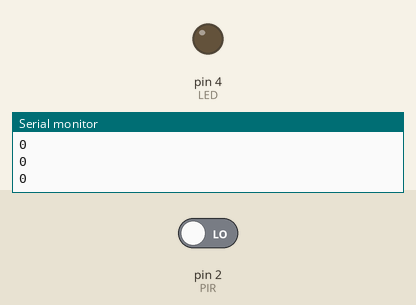
The sketch below on a simulated Arduino Uno, built with avr-gcc and run on an emulated ATmega328P. Shown: output pins drawn as LEDs (lit = HIGH), the last lines printed to the serial monitor. The test bench sets the inputs (shaded band); at power-on: pin 2 (PIR) LOW.

Above: at 1.2 s.
1.3 s: pin 2 (PIR) driven HIGH
At 1.6 s:
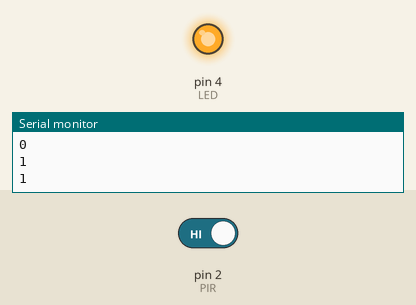
Timing chart, 0 to 4.3 s (numbered marks = the images above; inputs shaded):
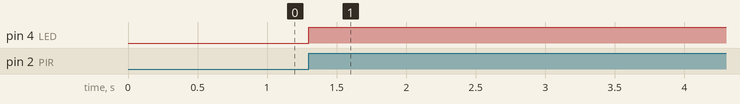

The sketch:

sound.ino
```cpp
int count = 0;
int PIR = 2;
int LED = 4;
int status = 0;

void setup() {

  Serial.begin(9600);
  pinMode(PIR, INPUT);
  pinMode(LED, OUTPUT);
  digitalWrite(LED, LOW);
}

void loop()
{
  int tmp  = digitalRead(PIR);

  if (tmp == 1){
    digitalWrite(LED, tmp);
    count = 0;
    status = 1;
  }
  if (status == 1){

    if(count == 50) {
      digitalWrite(LED, LOW);
      count = 0;
      status = 0;
    }
    else {
      count += 1;
    }
  }

  delay(100);
  Serial.println(count);

}
```

Measured:
- after the input at 1.3 s, pin 4 (LED): LOW → HIGH at once
